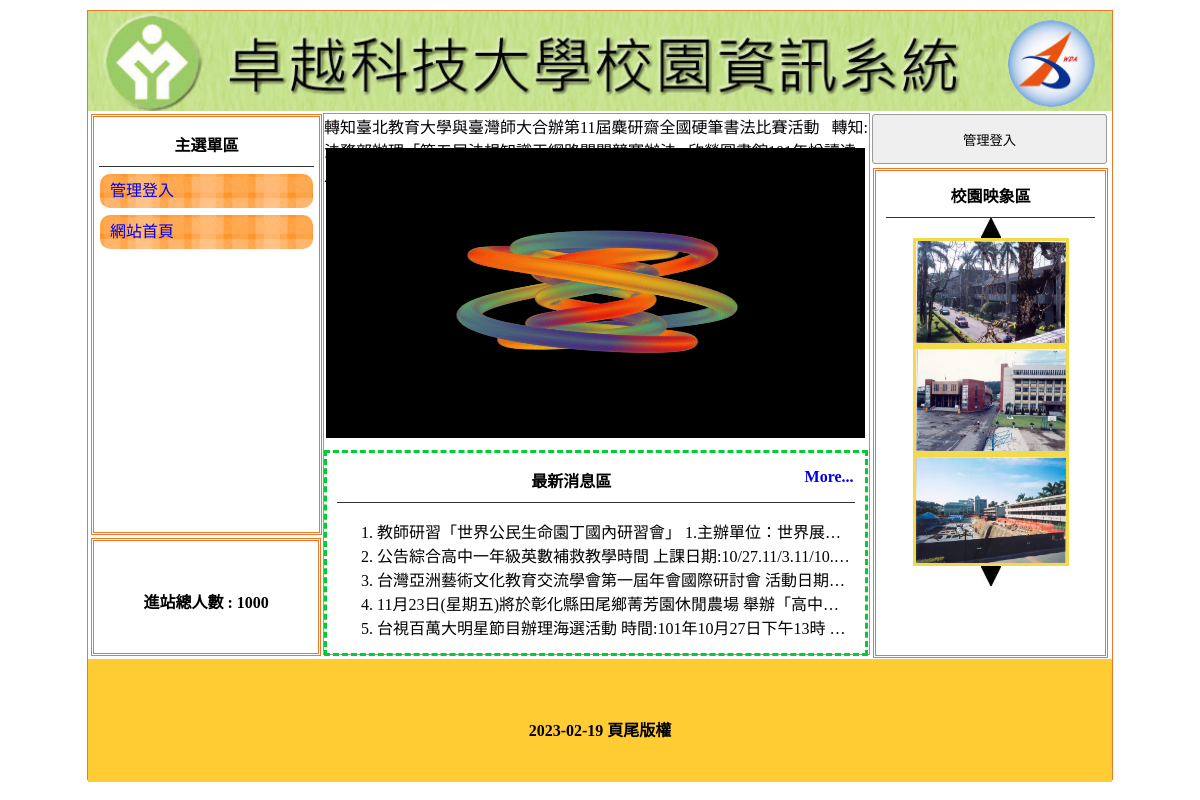
The page / on the database its author committed.
### tables this page shows
CREATE TABLE `title` (
  `id` int(10) UNSIGNED NOT NULL,
  `img` text NOT NULL,
  `text` text NOT NULL,
  `sh` int(1) UNSIGNED NOT NULL DEFAULT 0
);

CREATE TABLE `menu` (
  `id` int(10) UNSIGNED NOT NULL,
  `text` text NOT NULL,
  `url` text NOT NULL,
  `sh` int(1) UNSIGNED NOT NULL DEFAULT 1,
  `main` int(10) UNSIGNED NOT NULL DEFAULT 0
);

CREATE TABLE `total` (
  `id` int(10) UNSIGNED NOT NULL,
  `text` text NOT NULL
);

CREATE TABLE `ad` (
  `id` int(10) UNSIGNED NOT NULL,
  `text` text NOT NULL,
  `sh` int(1) NOT NULL DEFAULT 1
);

CREATE TABLE `news` (
  `id` int(10) UNSIGNED NOT NULL,
  `text` text NOT NULL,
  `sh` int(1) NOT NULL DEFAULT 1
);

CREATE TABLE `image` (
  `id` int(10) UNSIGNED NOT NULL,
  `img` text NOT NULL,
  `sh` int(1) UNSIGNED NOT NULL DEFAULT 1
);

CREATE TABLE `bottom` (
  `id` int(10) UNSIGNED NOT NULL,
  `text` text NOT NULL
);

### api/base.php (called while the page is built, shortened)
<?php
class DB {
    protected $dns="mysql:host=localhost;charset=utf8;dbname=web20;";
    protected $pdo;
    protected $table;
    public function __construct($table)
    {
        $this->pdo=new PDO($this->dns,'root','');
        $this->table=$table;
    }
    public function all(...$args){
        $sql="SELECT * FROM `$this->table` ";
        if(isset($args[0])){
            if(is_array($args[0])){
                $sql.=" WHERE ".join(" AND ",$this->arrToSql($args[0]));
            }else{
                $sql.=$args[0];
            }
        }
        return $this->pdo->query($sql)->fetchAll(PDO::FETCH_ASSOC);
    }
    public function find($id){
        $sql="SELECT * FROM `$this->table` ";
        if(is_array($id)){
            $sql.=" WHERE ".join(" AND ",$this->arrToSql($id));
        }else{
            $sql.=" WHERE `id`='$id'";
        }
        return $this->pdo->query($sql)->fetch(PDO::FETCH_ASSOC);
    }
    public function count($arg){
        return $this->mathSql('COUNT','*',$arg);
    }
    private function arrToSql($arr){
        $res=[];
        foreach($arr as $key=>$val){
            $res[]="`$key`='$val'";
        }
        return $res;
    }
    private function mathSql($math,$col,$arg){
        $sql="SELECT $math($col) FROM `$this->table` ";
        if(is_array($arg)){
            $sql.=" WHERE ".join(" AND ",$this->arrToSql($arg));
        }else if($arg!=1){
            $sql.=$arg;
        }
        return $this->pdo->query($sql)->fetchColumn();
    }
}
$Total=new DB('total');
$Title=new DB('title');
$Bottom=new DB('bottom');
$Image=new DB('image');
$Ad=new DB('ad');
$News=new DB('news');
$Menu=new DB('menu');
?>

### index.php (the view, shortened to what this page needs)
<?php
include_once "./api/base.php";
?>
<!DOCTYPE html
	PUBLIC "-//W3C//DTD XHTML 1.0 Transitional//EN" "http://www.w3.org/TR/xhtml1/DTD/xhtml1-transitional.dtd">
<html xmlns="http://www.w3.org/1999/xhtml">
<head>
	<link href="./css/css.css" rel="stylesheet" type="text/css">
</head>
<body>
	<div id="main">
		<a title="<?=$Title->find(['sh'=>1])['text']?>" href="index.php">
			<div class="ti" style="background:url('./upload/<?=$Title->find(['sh'=>1])['img']?>'); background-size:cover;"></div>
		</a>
		<div id="ms">
			<div id="lf" style="float:left;">
				<div id="menuput" class="dbor">
					<span class="t botli">主選單區</span>
					<?php
					$menus=$Menu->all(['main'=>0]);
					foreach($menus as $menu){
						echo "<div class='mainmu'><a href='{$menu['url']}'>{$menu['text']}</a>";
						echo "</div>";
					}
					?>
				</div>
				<div class="dbor" style="margin:3px; width:95%; height:20%; line-height:100px;">
					<span class="t">進站總人數 :
						<?=$Total->find(1)['text']?></span>
				</div>
			</div>
<?php
$do=$_GET['do']??'home';
$file="./front/$do.php";
if(file_exists($file)){
	include $file;
}else{
	include "./front/home.php";
}
?>
			<div class="di di ad" style="height:540px; width:23%; padding:0px; margin-left:22px; float:left; ">
				<button style="width:100%; margin-left:auto; margin-right:auto; margin-top:2px; height:50px;"
					onclick="lo('?do=login')">管理登入</button>
				<div style="width:89%; height:480px;" class="dbor">
					<span class="t botli">校園映象區</span>
					<img src="./icon/up.jpg" onclick="up()">
					<?php
					$imgs=$Image->all(['sh'=>1]);
					foreach($imgs as $idx=>$img){
						$t=$idx+1;
						echo "<img src='./upload/{$img['img']}' class='im' id='ssaa$t' style='width:150px;'>";
					}
					?>
					<img src="./icon/dn.jpg" onclick="dn()">
				</div>
			</div>
		</div>
		<div
			style="width:1024px; left:0px; position:relative; background:#FC3; margin-top:4px; height:123px; display:block;">
			<span class="t" style="line-height:123px;"><?=$Bottom->find(1)['text']?></span>
		</div>
	</div>
</body>
</html>

### front/home.php (shortened to what this page needs)
<div class="di"
				style="height:540px; border:#999 1px solid; width:53.2%; margin:2px 0px 0px 0px; float:left; position:relative; left:20px;">
<?php
include "mq.php";
?>
				<div style="height:32px; display:block;"></div>
				<div style="width:100%; padding:2px; height:290px;">
					<div id="mwww" loop="true" style="width:100%; height:100%;">
					</div>
				</div>
				<div
					style="width:95%; padding:2px; height:190px; margin-top:10px; padding:5px 10px 5px 10px; border:#0C3 dashed 3px; position:relative;">
					<span class="t botli">最新消息區
						<?php
						if($News->count(['sh'=>1])>5){
							echo "<a href='?do=news' style='float:right;'>More...</a>";
						}
						?>
					</span>
					<ul class="ssaa" style="list-style-type:decimal;">
					<?php
					$news=$News->all(" WHERE `sh`='1' LIMIT 0,5");
					foreach($news as $new){
						echo "<li><div class='all ellipse'>{$new['text']}</div></li>";
					}
					?>
					</ul>
				</div>
			</div>

### front/mq.php (shortened to what this page needs)
<marquee scrolldelay="120" direction="left" style="position:absolute; width:100%; height:40px;">
<?php
$ads=$Ad->all(['sh'=>1]);
foreach($ads as $ad){
    echo $ad['text'];
}
?>
				</marquee>

### css/css.css (style rules this page uses)
body { padding:0px; margin:0px; }
#main { width:1024px; height:768px; margin:10px auto 10px auto; border:#EE7728 1px solid; position:relative; }
.ti { width:100%; height:100px; position:relative; background-size:cover; background-repeat:no-repeat; }
.dbor { border:#EE7728 double 3px; margin:1px; padding:2px 10px 2px 10px; }
.t { font-weight:800; display:block; text-align:center; padding:10px 1px 10px 1px; }
.botli { border-bottom:#333 1px solid; }
.mainmu { position:relative; border-radius:10px; background:url(../icon/menu.fw.png) center no-repeat; background-size:cover; line-height:30px; padding:2px 10px 2px 10px; margin:7px 1px 7px 1px; }
#lf { height:540px; width:21%; display:inline-block; }
#menuput { width:100%; height:75%; position:relative; padding:5px; display:block; margin: 3px; }
.di { display:inline-block; }
.ad { margin:1px; padding:2px 10px 2px 10px; }
input,button { border:#999 1px solid; border-radius:3px; background:#EFEFEF; padding:5px; margin:3px; }
.ellipse { white-space: nowrap; overflow: hidden; text-overflow: ellipsis; }
a { text-decoration: none; }
img { display: block; }
.im { border: 3px solid #F3DA49; }
.dbor img { margin: auto; }

### rows shown on the page
title: img (picture)
menu: text "管理登入"
menu: text "網站首頁"
total: text "1000"
ad: text "轉知臺北教育大學與臺灣師大合辦第11屆麋研齋全國硬筆書法比賽活動"
ad: text "轉知:法務部辦理「第五屆法規知識王網路闖關競賽辦法"
ad: text "欣榮圖書館101年悅讀達人徵文比賽，歡迎全校師生踴躍投稿參加"
news: text "教師研習「世界公民生命園丁國內研習會」 1.主辦單位：世界展…"
news: text "公告綜合高中一年級英數補救教學時間 上課日期:10/27.11/3.11/10.…"
news: text "台灣亞洲藝術文化教育交流學會第一屆年會國際研討會 活動日期…"
news: text "11月23日(星期五)將於彰化縣田尾鄉菁芳園休閒農場 舉辦「高中…"
news: text "台視百萬大明星節目辦理海選活動 時間:101年10月27日下午13時…"
image: img (picture)
image: img (picture)
image: img (picture)
bottom: text "2023-02-19 頁尾版權"
